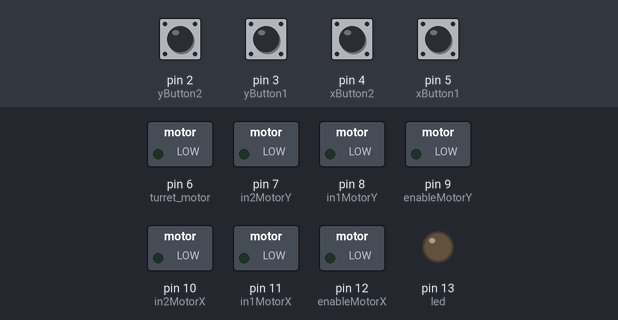
This sketch was run on a simulated Arduino Uno, built with avr-gcc and run on an emulated ATmega328P. Shown: switched loads named in the sketch (green lamp = pin HIGH), output pins drawn as LEDs (lit = HIGH). The test bench sets the inputs (shaded band); at power-on: pin 2 (yButton2), pin 3 (yButton1), pin 4 (xButton2), pin 5 (xButton1) HIGH.

Above: at 1.2 s.
1.3 s: pin 2 (yButton2) pulled LOW for 0.15 s
At 1.8 s:
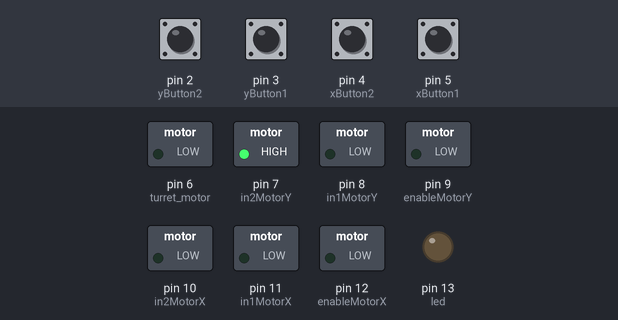
2.9 s: pin 3 (yButton1) pulled LOW for 0.15 s
At 4.2 s:
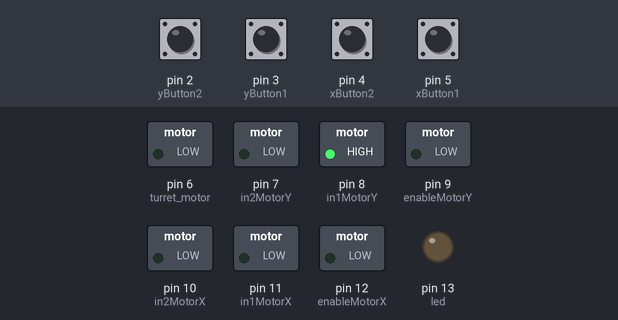
4.5 s: pin 4 (xButton2) pulled LOW for 0.15 s
At 5.4 s:
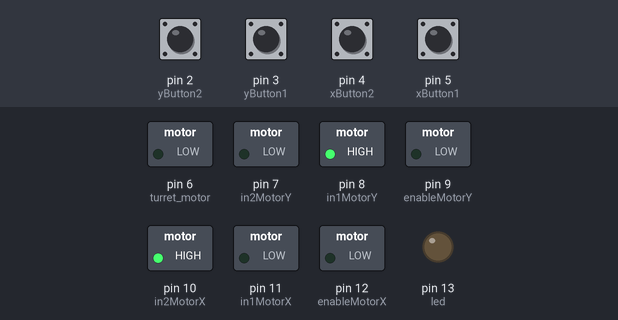
6.1 s: pin 5 (xButton1) pulled LOW for 0.15 s
At 6.7 s:
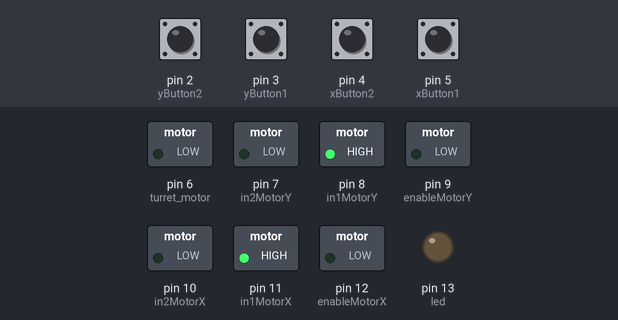
7.7 s: pin 2 (yButton2) pulled LOW for 1 s
At 9.1 s:
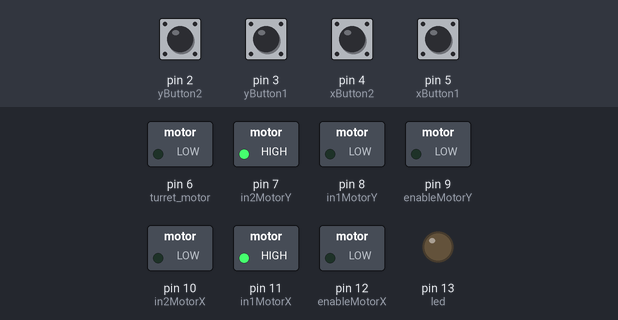
10.2 s: pin 3 (yButton1) pulled LOW for 1 s
At 11.0 s:
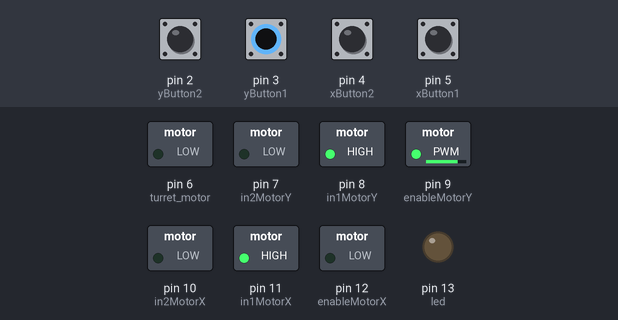
Timing chart, 0 to 13.2 s (numbered marks = the images above; inputs shaded):
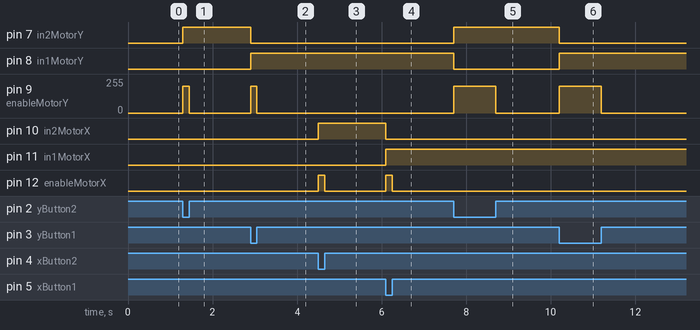

The sketch:

turret_v1.ino
```cpp
/*To control the direction of the motor, the pins in1 and in2 must be set to opposite values.
If in1 is HIGH and in2 is LOW, the motor will spin one way, if on the other hand in1 is HIGH
and in2 LOW then the motor will spin in the opposite direction.
The '!' command means 'not'. So the first digitalWrite command for in1 sets it to the opposite
of whatever the value of 'reverse' is, so if reverse is HIGH it sets it to LOW and vice versa.
The second digitalWrite for 'in2' sets the pin to whatever the value of 'reverse' is. This means
that it will always be the opposite of whatever in1 is.
 */

const int enableMotorX = 12;
const int in1MotorX = 11;
const int in2MotorX = 10;
const int enableMotorY = 9;
const int in1MotorY = 8;
const int in2MotorY = 7;
//fireMotor -> 6
const int xButton1 = 5;
const int xButton2 = 4;
const int yButton1 = 3;
const int yButton2 = 2;
const int fireButton = 1;
const int led = 13;

int xButton1State = 0;
int xButton2State = 0;
int yButton1State = 0;
int yButton2State = 0;
int fireButtonState = 0;

int speed = 200;

//0=left, 1=off, 2=right
int xMotor = 1;
//0=down, 1=off, 2=up
int yMotor = 1;
//false=idle, true = firing
boolean fire = false;

void setup() {

  Serial.begin(9600);

  pinMode(enableMotorX, OUTPUT);
  pinMode(in1MotorX, OUTPUT);
  pinMode(in2MotorX, OUTPUT);
  pinMode(enableMotorY, OUTPUT);
  pinMode(in1MotorY, OUTPUT);
  pinMode(in2MotorY, OUTPUT);
  pinMode(xButton1, INPUT_PULLUP);
  pinMode(xButton2, INPUT_PULLUP);
  pinMode(yButton1, INPUT_PULLUP);
  pinMode(yButton2, INPUT_PULLUP);
  pinMode(fireButton, INPUT_PULLUP);
  pinMode(6, OUTPUT); //turret motor
  pinMode(led, OUTPUT);


}

void loop() {

  xButton1State = digitalRead(xButton1);
  xButton2State = digitalRead(xButton2);
  yButton1State = digitalRead(yButton1);
  yButton2State = digitalRead(yButton2);
  fireButtonState = digitalRead(fireButton);

  // readButtons();
  //  setXMotor();
  //  setYMotor();

  boolean xMotor1 = xButton1State;
  boolean xMotor2 = xButton2State;

  boolean yMotor1 = yButton1State;
  boolean yMotor2 = yButton2State;

  if ((xButton1State == LOW || xButton2State == LOW) && (xButton1State != xButton2State)) {
    if (xButton1State == LOW) {
      setMotorX(speed, xMotor1);
    }

    if (xButton2State == LOW) {
      setMotorX(speed, xMotor1);
    }
  }
  else {
    analogWrite(enableMotorX, 0);
  }

  if (yButton1State == LOW || yButton2State == LOW) {
    if (yButton1State == LOW) {
      setMotorY(speed, yMotor1);
    }

    if (yButton2State == LOW) {
      setMotorY(speed, yMotor1);
    }
  }
  else {
    analogWrite(enableMotorY, 0);
  }

  fireTurret();

}

void setMotorX(int speed, boolean xMotor1) {

  analogWrite(enableMotorX, speed);
  digitalWrite(in1MotorX, ! xButton1State);
  digitalWrite(in2MotorX, xButton1State);

}

void setMotorY(int speed, boolean yMotor1) {

  analogWrite(enableMotorY, speed);
  digitalWrite(in1MotorY, ! yButton1State);
  digitalWrite(in2MotorY, yButton1State);

}

void fireTurret() {
  if(fireButtonState == LOW) {
    analogWrite(6, 200);
  }
  else {
    analogWrite(6, 0);
  }
}


/*
void readButtons() {

  if (xButton1State == LOW && yButton2State == HIGH) {
    xMotor = 0;
  }
  else {
    xMotor = 1;
  }

  if (xButton2State == LOW && xButton1State == HIGH) {
    xMotor = 2;
  }
  else {
    xMotor = 1;
  }

  if (yButton1State == LOW && yButton2State == HIGH) {
    yMotor = 0;
  }
  else {
    yMotor = 1;
  }

  if (yButton2State == LOW && yButton1State == HIGH) {
    yMotor = 2;
  }
  else {
    yMotor = 1;
  }

  if (fireButtonState == LOW) {
    analogWrite(6, 100);
  }
  else {
    analogWrite(6, 0);
  }

}


void setMotorX(speed,

void setXMotor() {

  switch (xMotor) {

    case 0:
      analogWrite(enableMotorX, speed);
      digitalWrite(in1MotorX, 1);
      digitalWrite(in2MotorX, 0);
      break;

    case 1:
      digitalWrite(in1MotorX, 0);
      digitalWrite(in2MotorX, 0);
      break;

    case 2:
      analogWrite(enableMotorX, speed);
      digitalWrite(in1MotorX, 0);
      digitalWrite(in2MotorX, 1);
      break;
  }
}

void setYMotor() {

switch (yMotor) {

    case 0:
      analogWrite(enableMotorY, speed);
      digitalWrite(in1MotorY, 1);
      digitalWrite(in2MotorY, 0);
      break;

    case 1:
      digitalWrite(in1MotorY, 0);
      digitalWrite(in2MotorY, 0);
      break;

    case 2:
      analogWrite(enableMotorY, speed);
      digitalWrite(in1MotorY, 0);
      digitalWrite(in2MotorY, 1);
      break;
  }

}
*/
```

Measured:
- after the input at 1.3 s, pin 7 (in2MotorY): LOW → HIGH at once; pin 9 (enableMotorY): 0/255 → 200/255 at once, → 0/255 0.15 s later
- after the input at 2.9 s, pin 7 (in2MotorY): HIGH → LOW at once; pin 8 (in1MotorY): LOW → HIGH at once; pin 9 (enableMotorY): 0/255 → 200/255 at once, → 0/255 0.15 s later
- after the input at 4.5 s, pin 10 (in2MotorX): LOW → HIGH at once; pin 12 (enableMotorX): LOW → HIGH at once, → LOW 0.15 s later
- after the input at 6.1 s, pin 10 (in2MotorX): HIGH → LOW at once; pin 11 (in1MotorX): LOW → HIGH at once; pin 12 (enableMotorX): LOW → HIGH at once, → LOW 0.15 s later
- after the input at 7.7 s, pin 7 (in2MotorY): LOW → HIGH at once; pin 8 (in1MotorY): HIGH → LOW at once; pin 9 (enableMotorY): 0/255 → 200/255 at once, → 0/255 1.0 s later
- after the input at 10.2 s, pin 7 (in2MotorY): HIGH → LOW at once; pin 8 (in1MotorY): LOW → HIGH at once; pin 9 (enableMotorY): 0/255 → 200/255 at once, → 0/255 1.0 s later
